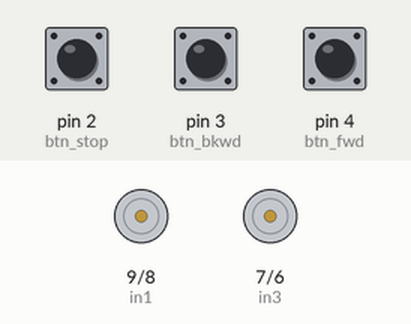
Simulated run of this sketch. Board: Arduino Uno, built with avr-gcc and run on an emulated ATmega328P. On the bench: motor-driver pin pairs drawn as motors (green arrow = first pin HIGH = forward, orange = second pin HIGH = backward, longer = more drive, scaled by the enable pin). The inputs (shaded band) are chosen by the test bench; at power-on: pin 3 (btn_bkwd) HIGH, pin 2 (btn_stop) HIGH, pin 4 (btn_fwd) HIGH.

Above: at 1.7 s.
1.8 s: pin 3 (btn_bkwd) pulled LOW for 0.15 s
At 2.8 s:
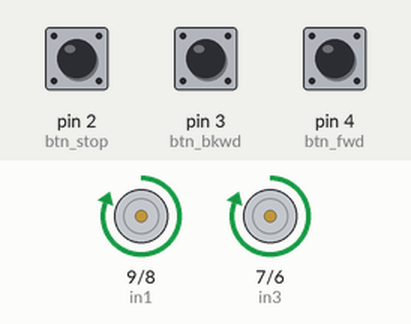
3.4 s: pin 2 (btn_stop) pulled LOW for 0.15 s
At 4.0 s:
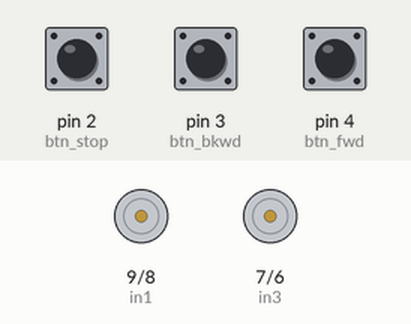
5.0 s: pin 4 (btn_fwd) pulled LOW for 0.15 s
At 6.2 s:
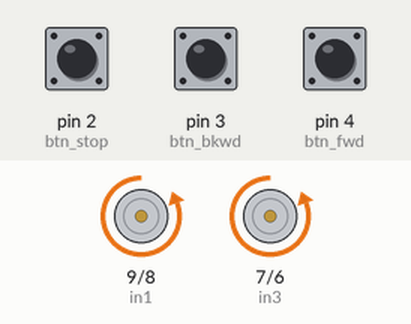
6.6 s: pin 2 (btn_stop) pulled LOW for 1 s
At 7.6 s:
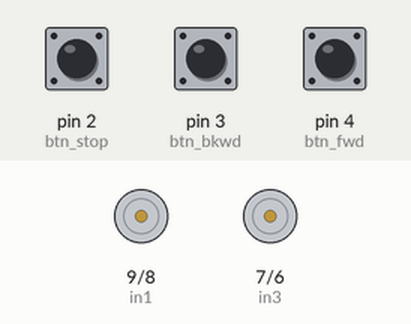
9.1 s: pin 3 (btn_bkwd) pulled LOW for 1 s
At 9.5 s:
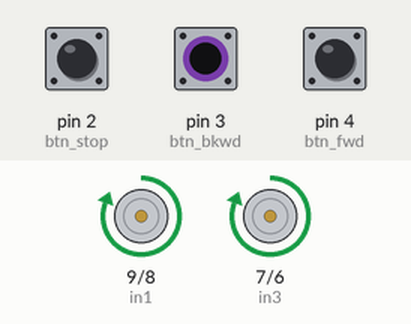
11.6 s: pin 2 (btn_stop) pulled LOW for 3.2 s
At 12.6 s:
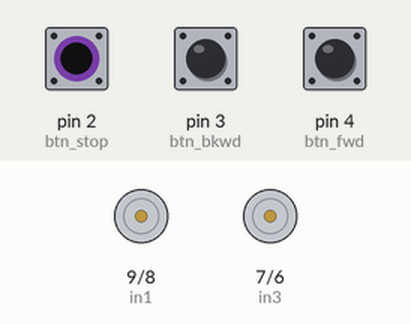
Timing chart, 0 to 14.6 s (numbered marks = the images above; inputs shaded):
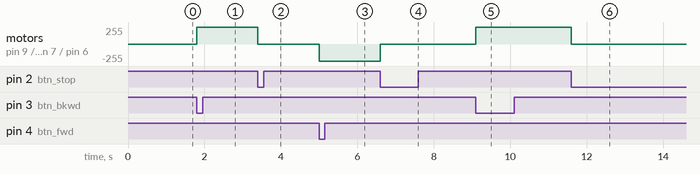

The sketch:

UNO_L298_Module_Buttons_1.0.ino
```cpp
//pin arduino ke module L298N
#define enA 10
#define in1 9
#define in2 8
#define in3 7
#define in4 6
#define enB 5

//tombol kontrol
#define btn_fwd     4
#define btn_bkwd    3
#define btn_stop    2

//nilai pwm (kecepatan putar)
int kecepatan=255;

void setup() {
  pinMode(enA, OUTPUT);
  pinMode(in1, OUTPUT);
  pinMode(in2, OUTPUT);
  pinMode(in3, OUTPUT);
  pinMode(in4, OUTPUT);
  pinMode(enB, OUTPUT);

  pinMode(btn_fwd, INPUT_PULLUP);
  pinMode(btn_bkwd, INPUT_PULLUP);
  pinMode(btn_stop, INPUT_PULLUP);
  motor_stop();
  delay(500);
}

void loop() {
  //tombol maju ditekan
  if(!digitalRead(btn_fwd)){
    motor_maju();
  }

  //tombol mundur ditekan
  if(!digitalRead(btn_bkwd)) {
    motor_mundur();
  }

  //tombol stop ditekan
  if (!digitalRead(btn_stop)) {
    motor_stop();
  }
}

void motor_maju(){
  analogWrite (enA, kecepatan);
  digitalWrite(in1, LOW);
  digitalWrite(in2, HIGH);
  digitalWrite(in3, LOW);
  digitalWrite(in4, HIGH);
  analogWrite (enB, kecepatan);
}
void motor_mundur(){
  analogWrite (enA, kecepatan);
  digitalWrite(in1, HIGH);
  digitalWrite(in2, LOW);
  digitalWrite(in3, HIGH);
  digitalWrite(in4, LOW);
  analogWrite (enB, kecepatan);
}
void motor_stop(){
  //kecepatan=0
  analogWrite (enA, 0);
  analogWrite (enB, 0);
}
```

Measured:
- after the input at 1.8 s, motor on pin 9 (in1) / pin 8 (in2), motor on pin 7 (in3) / pin 6 (in4): stopped → forward 255/255 at once
- after the input at 3.4 s, motor on pin 9 (in1) / pin 8 (in2), motor on pin 7 (in3) / pin 6 (in4): forward 255/255 → stopped at once
- after the input at 5.0 s, motor on pin 9 (in1) / pin 8 (in2), motor on pin 7 (in3) / pin 6 (in4): stopped → backward 255/255 at once
- after the input at 6.6 s, motor on pin 9 (in1) / pin 8 (in2), motor on pin 7 (in3) / pin 6 (in4): backward 255/255 → stopped at once
- after the input at 9.1 s, motor on pin 9 (in1) / pin 8 (in2), motor on pin 7 (in3) / pin 6 (in4): stopped → forward 255/255 at once
- after the input at 11.6 s, motor on pin 9 (in1) / pin 8 (in2), motor on pin 7 (in3) / pin 6 (in4): forward 255/255 → stopped at once
